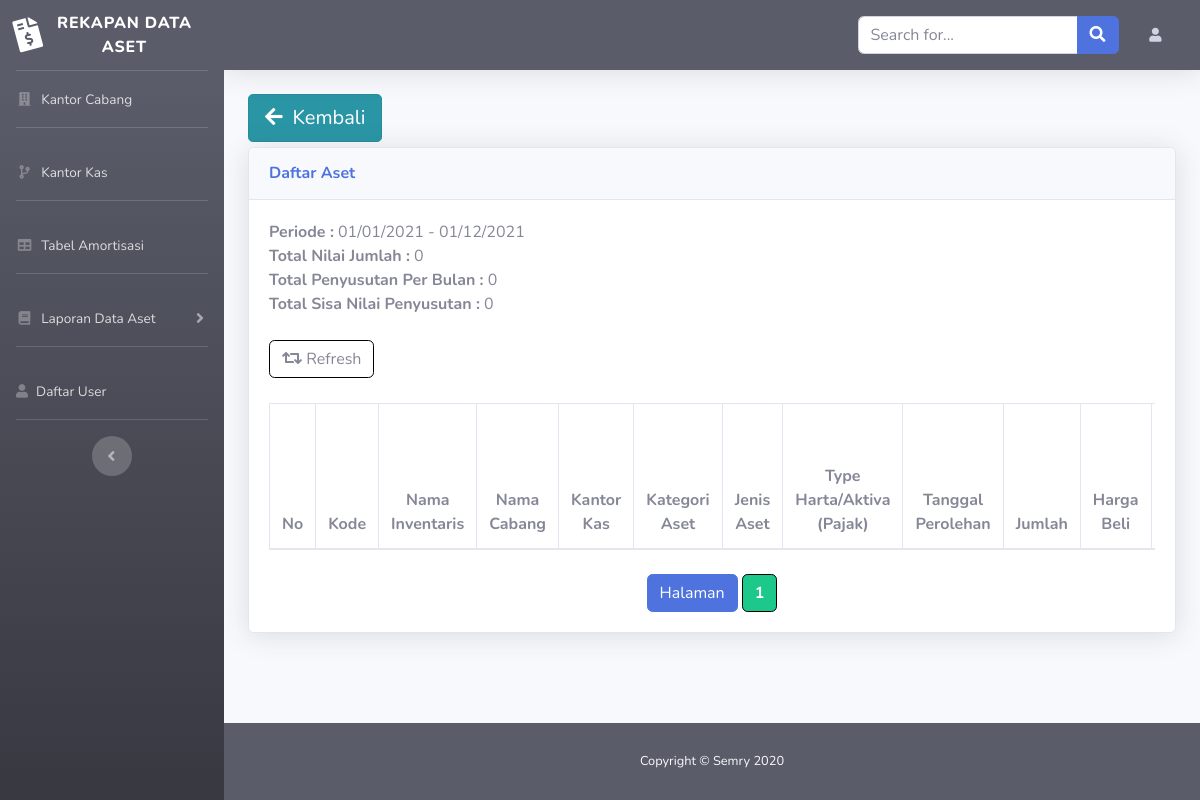
The page /admin/asets/indexAset.php?id=123456 (signed in) on the database its author committed.
### tables this page shows
CREATE TABLE `report` (
  `id` varchar(200) NOT NULL,
  `id_user` int(5) NOT NULL,
  `nama_cbg` varchar(200) NOT NULL,
  `nama_kankas` varchar(200) NOT NULL,
  `nama_laporan` varchar(200) NOT NULL,
  `periode` varchar(200) NOT NULL,
  `ttlSSTbulan` int(11) NOT NULL,
  `ttlNILAIjmlh` int(11) NOT NULL,
  `ttlSISAnilaiPnyustan` int(11) NOT NULL
);

### admin/data.php (called while the page is built, shortened)
<?php
$jumdatph = 10;
$jumalldat = count(addBranch("SELECT * FROM users"));
$jumhal = ceil($jumalldat / $jumdatph);
$aktpage = (isset($_GET["page"])) ? $_GET["page"] : 1;
?>

### admin/function.php (called while the page is built, shortened)
<?php
$knk = mysqli_connect("localhost", "root", "", "rekapan_data_aset");
function addBranch($query)
{
    global $knk;
    $result = mysqli_query($knk, $query);
    $rows   = [];
    while ($row = mysqli_fetch_assoc($result)) {
        $rows[] = $row;
    }
    return $rows;
}
function lapo($query)
{
    global $knk;
    $result = mysqli_query($knk, $query);
    $rows   = [];
    while ($row = mysqli_fetch_assoc($result)) {
        $rows[] = $row;
    }
    return $rows;
}

### admin/asets/indexAset.php (shortened to what this page needs)
<?php
require '../function.php';
$idLaporan = $_GET["id"];
$allLap = lapo("SELECT * FROM report WHERE id = '$idLaporan'")[0];
?>
<!DOCTYPE html>
<html lang="en">
<head>
  <link rel="stylesheet" href="../../assets/datepicker/css/datepicker.css">
  <link rel="stylesheet" href="https://stackpath.bootstrapcdn.com/bootstrap/4.4.1/css/bootstrap.min.css">
  <link href="../../assets/vendor/fontawesome-free/css/all.min.css" rel="stylesheet" type="text/css">
  <link href="../../assets/css/sb-admin-2.min.css" rel="stylesheet">
</head>
<body id="page-top">
  <div id="wrapper">
    <ul class="navbar-nav bg-gradient-dark sidebar sidebar-dark accordion" id="accordionSidebar">
      <a class="sidebar-brand d-flex align-items-center justify-content-center" href="../index.php">
        <div class="sidebar-brand-icon rotate-n-15">
          <i class="fas fa-file-invoice-dollar"></i>
        </div>
        <div class="sidebar-brand-text mx-3">Rekapan Data Aset</div>
      </a>
      <hr class="sidebar-divider my-0">
      <li class="nav-item">
        <a class="nav-link" href="../branchOffice/indexBranchOffice.php">
          <i class="fas fa-fw fa-building"></i>
          <span>Kantor Cabang</span></a>
      </li>
      <hr class="sidebar-divider">
      <li class="nav-item">
        <a class="nav-link" href="../kas/indexKas.php">
          <i class="fas fa-fw fa-code-branch"></i>
          <span>Kantor Kas</span></a>
      </li>
      <hr class="sidebar-divider">
      <li class="nav-item">
        <a class="nav-link" href="../amortisasi/indexamor.php">
          <i class="fas fa-fw fa-table"></i>
          <span>Tabel Amortisasi</span></a>
      </li>
      <hr class="sidebar-divider">
      <li class="nav-item">
        <a class="nav-link collapsed" href="" data-toggle="collapse" data-target="#collapseTwo" aria-expanded="true" aria-controls="collapseTwo">
          <i class="fas fa-fw fa-book"></i>
          <span>Laporan Data Aset</span>
        </a>
      </li>
      <hr class="sidebar-divider">
      <li class="nav-item">
        <a class="nav-link" data-toggle="modal" data-target="#modal-xl" href="">
          <i class="fas fa-user"></i>
          <span>Daftar User</span></a>
      </li>
      <hr class="sidebar-divider d-none d-md-block">
              <?php
              include '../data.php';
              ?>
      <div class="text-center d-none d-md-inline">
        <button class="rounded-circle border-0" id="sidebarToggle"></button>
      </div>
    </ul>
    <div id="content-wrapper" class="d-flex flex-column">
      <div id="content">
        <nav class="navbar navbar-expand navbar-dark bg-dark topbar mb-4 static-top shadow">
          <form action="" method="post" class="d-none d-md-inline-block form-inline ml-auto mr-0 mr-md-3 my-2 my-md-0">
            <div class="input-group">
              <input type="text" class="form-control" placeholder="Search for..." aria-label="Search" aria-describedby="basic-addon2" name="katakunci">
              <div class="input-group-append">
                <button class="btn btn-primary" type="submit" name="searchAset">
                  <i class="fas fa-search"></i>
                </button>
              </div>
            </div>
          </form>
          <ul class="navbar-nav ml-auto ml-md-0">
            <li class="nav-item dropdown no-arrow">
              <a class="nav-link dropdown-toggle" href="#" id="userDropdown" role="button" data-toggle="dropdown" aria-haspopup="true" aria-expanded="false">
                <i class="rounded-circle fas fa-user fa-sm fa-fw mr-2 text-gray-400"></i>
              </a>
            </li>
          </ul>
        </nav>
        <div class="container-fluid">
          <a href="../lapAset/indexLap.php" class="btn btn-info btn-lg active" role="button" style="margin-bottom: 5px;">
            <i class="fas fa-arrow-left" style="margin-right: 10px;"></i>Kembali
          </a>
          <div class="card shadow mb-4">
            <div class="card-header py-3">
              <h6 class="m-0 font-weight-bold text-primary">Daftar Aset</h6>
            </div>
            <div class="card-body">
              <b>Periode :</b> <?= $allLap['periode']; ?><br>
              <b>Total Nilai Jumlah :</b> <?= number_format($allLap["ttlNILAIjmlh"], 0, ',', '.'); ?><br>
              <b>Total Penyusutan Per Bulan :</b> <?= number_format($allLap["ttlSSTbulan"], 0, ',', '.'); ?><br>
              <b>Total Sisa Nilai Penyusutan :</b> <?= number_format($allLap["ttlSISAnilaiPnyustan"], 0, ',', '.'); ?><br><br>
              <a class="btn" href="" style="border-color: black; margin-bottom: 1px;">
                <i class="fas fa-fw fa-retweet"></i> Refresh
              </a>
              <br>
              <br>
              <div class="table-responsive">
                <table class="table table-bordered" width="100%" cellspacing="0">
                  <thead>
                    <tr align="center">
                      <th>No</th>
                      <th>Kode</th>
                      <th>Nama Inventaris</th>
                      <th>Nama Cabang</th>
                      <th>Kantor Kas</th>
                      <th>Kategori Aset</th>
                      <th>Jenis Aset</th>
                      <th>Type Harta/Aktiva (Pajak)</th>
                      <th>Tanggal Perolehan</th>
                      <th>Jumlah</th>
                      <th>Harga Beli</th>
                      <th>Nilai Jumlah</th>
                    </tr>
                  </thead>
                </table>
              </div>
              <div class="mt-2 text-center">
                <span class="btn btn-primary">Halaman</span>
                <div class="btn-group">
                  <?php for ($a = 1; $a <= $jumhal; $a++) : ?>
                    <?php if ($a == $aktpage) : ?>
                      <a href="?page=<?= $a; ?>" class="btn btn-success" style="font-weight: bold; border-color: black;"><?= $a; ?>
                      </a>
                    <?php else : ?>
                      <a href="?page=<?= $a; ?>" class="btn" style="border-color: black;"><?= $a; ?></a>
                    <?php endif; ?>
                  <?php endfor; ?>
                </div>
              </div>
            </div>
          </div>
        </div>
      </div>
      <footer class="sticky-footer bg-dark">
        <div class="container my-auto">
          <div class="copyright text-center my-auto">
            <span class="text-light">Copyright &copy; Semry 2020</span>
          </div>
        </div>
      </footer>
    </div>
  </div>
</body>
</html>

### rows shown on the page
report: periode "01/01/2021 - 01/12/2021", ttlNILAIjmlh "0", ttlSSTbulan "0", ttlSISAnilaiPnyustan "0"
